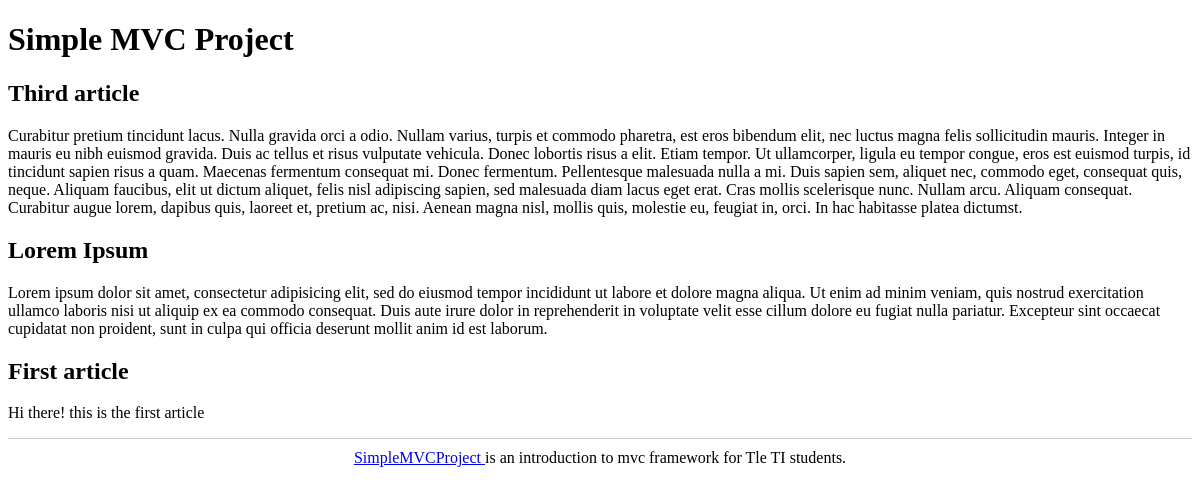
The page / on the database its author committed.
### tables this page shows
create table article (
    art_id integer not null primary key auto_increment,
    art_title varchar(100) not null,
    art_content varchar(1000) not null
);

### index.php (the view, shortened to what this page needs)
<!DOCTYPE html>
<html>
    <head>
        <link rel="stylesheet" href="css/simplemvcproject.css" />
    </head>
    <body>
        <header>
            <h1>Simple MVC Project</h1>
        </header>
        <?php
        $servername = 'localhost';
        $user = 'test_user';
        $pwd = 'secret';
        $dbname = 'testdb';
        $port = '3306';
        $conn = mysqli_connect($servername, $user, $pwd, $dbname, $port);
        $sql = 'select * from article order by art_id desc';
        $articles = mysqli_query($conn, $sql);
        foreach ($articles as $article):
        ?>
        <article>
            <h1><?php echo $article['art_title'] ?></h1>
            <p><?php echo $article['art_content'] ?></p>
        </article>
        <?php endforeach;
        ?>
        <footer id="footer">
            <a href="https://github.com/ralphtrigger/simplemvcproject">
                SimpleMVCProject
            </a>
            is an introduction to mvc framework for Tle TI students.
        </footer>
    </body>
</html>

### css/simplemvcproject.css (style rules this page uses)
#footer { border-top: 1px solid #ccc; padding-top: 10px; text-align: center; }

### rows shown on the page
article: art_title "Third article", art_content "Curabitur pretium tincidunt lacus. Nulla gravida orci a odio. Nullam varius, turpis et commodo pharetra, est eros bibendum elit, nec luctus magna felis sollicitudin mauris. Integer in mauris eu nibh euismod gravida. Duis ac tellus et risus vulputate vehicula. Donec lobortis risus a elit. Etiam tempor. Ut ullamcorper, ligula eu tempor congue, eros est euismod turpis, id tincidunt sapien risus a quam. Maecenas fermentum consequat mi. Donec fermentum. Pellentesque malesuada nulla a mi. Duis sapien sem, aliquet nec, commodo eget, consequat quis, neque. Aliquam faucibus, elit ut dictum aliquet, felis nisl adipiscing sapien, sed malesuada diam lacus eget erat. Cras mollis scelerisque nunc. Nullam…"
article: art_title "Lorem Ipsum", art_content "Lorem ipsum dolor sit amet, consectetur adipisicing elit, sed do eiusmod tempor incididunt ut labore et dolore magna aliqua. Ut enim ad minim veniam, quis nostrud exercitation ullamco laboris nisi ut aliquip ex ea commodo consequat. Duis aute irure dolor in reprehenderit in voluptate velit esse cillum dolore eu fugiat nulla pariatur. Excepteur sint occaecat cupidatat non proident, sunt in culpa qui officia deserunt mollit anim id est laborum."
article: art_title "First article", art_content "Hi there! this is the first article"
